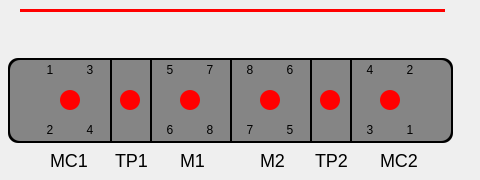
<?xml version="1.0" encoding="UTF-8"?>
<ui version="4.0">
 <class>CtrlTrainDiagram</class>
 <widget class="QWidget" name="CtrlTrainDiagram">
  <property name="geometry">
   <rect>
    <x>0</x>
    <y>0</y>
    <width>480</width>
    <height>180</height>
   </rect>
  </property>
  <property name="windowTitle">
   <string>Form</string>
  </property>
  <widget class="QLabel" name="TrainCtrl_label_train">
   <property name="geometry">
    <rect>
     <x>10</x>
     <y>60</y>
     <width>441</width>
     <height>81</height>
    </rect>
   </property>
   <property name="styleSheet">
    <string notr="true">border-color: rgb(0, 0, 0);
background-color: rgb(133, 133, 133);
border:2px;
border-radius:10px;
padding:2px 4px;</string>
   </property>
   <property name="text">
    <string/>
   </property>
   <property name="scaledContents">
    <bool>true</bool>
   </property>
  </widget>
  <widget class="QLabel" name="labelline1">
   <property name="geometry">
    <rect>
     <x>110</x>
     <y>60</y>
     <width>2</width>
     <height>83</height>
    </rect>
   </property>
   <property name="styleSheet">
    <string notr="true">background-color: rgb(0, 0, 0);</string>
   </property>
   <property name="text">
    <string/>
   </property>
  </widget>
  <widget class="QLabel" name="labelline1_2">
   <property name="geometry">
    <rect>
     <x>150</x>
     <y>60</y>
     <width>2</width>
     <height>83</height>
    </rect>
   </property>
   <property name="styleSheet">
    <string notr="true">background-color: rgb(0, 0, 0);</string>
   </property>
   <property name="text">
    <string/>
   </property>
  </widget>
  <widget class="QLabel" name="labelline1_3">
   <property name="geometry">
    <rect>
     <x>230</x>
     <y>60</y>
     <width>2</width>
     <height>83</height>
    </rect>
   </property>
   <property name="styleSheet">
    <string notr="true">background-color: rgb(0, 0, 0);</string>
   </property>
   <property name="text">
    <string/>
   </property>
  </widget>
  <widget class="QLabel" name="labelline1_4">
   <property name="geometry">
    <rect>
     <x>310</x>
     <y>60</y>
     <width>2</width>
     <height>83</height>
    </rect>
   </property>
   <property name="styleSheet">
    <string notr="true">background-color: rgb(0, 0, 0);</string>
   </property>
   <property name="text">
    <string/>
   </property>
  </widget>
  <widget class="QLabel" name="labelline1_5">
   <property name="geometry">
    <rect>
     <x>350</x>
     <y>60</y>
     <width>2</width>
     <height>83</height>
    </rect>
   </property>
   <property name="styleSheet">
    <string notr="true">background-color: rgb(0, 0, 0);</string>
   </property>
   <property name="text">
    <string/>
   </property>
  </widget>
  <widget class="QLabel" name="TrainCtrl_label_MC1Door1">
   <property name="geometry">
    <rect>
     <x>40</x>
     <y>60</y>
     <width>20</width>
     <height>20</height>
    </rect>
   </property>
   <property name="styleSheet">
    <string notr="true"/>
   </property>
   <property name="text">
    <string>1</string>
   </property>
   <property name="alignment">
    <set>Qt::AlignCenter</set>
   </property>
  </widget>
  <widget class="QLabel" name="TrainCtrl_label_MC1Door2">
   <property name="geometry">
    <rect>
     <x>40</x>
     <y>120</y>
     <width>20</width>
     <height>20</height>
    </rect>
   </property>
   <property name="styleSheet">
    <string notr="true"/>
   </property>
   <property name="text">
    <string>2</string>
   </property>
   <property name="alignment">
    <set>Qt::AlignCenter</set>
   </property>
  </widget>
  <widget class="QLabel" name="TrainCtrl_label_MC1Door3">
   <property name="geometry">
    <rect>
     <x>80</x>
     <y>60</y>
     <width>20</width>
     <height>20</height>
    </rect>
   </property>
   <property name="text">
    <string>3</string>
   </property>
   <property name="alignment">
    <set>Qt::AlignCenter</set>
   </property>
  </widget>
  <widget class="QLabel" name="TrainCtrl_label_MC1Door4">
   <property name="geometry">
    <rect>
     <x>80</x>
     <y>120</y>
     <width>20</width>
     <height>20</height>
    </rect>
   </property>
   <property name="text">
    <string>4</string>
   </property>
   <property name="alignment">
    <set>Qt::AlignCenter</set>
   </property>
  </widget>
  <widget class="QLabel" name="TrainCtrl_label_MC1Door8">
   <property name="geometry">
    <rect>
     <x>200</x>
     <y>120</y>
     <width>20</width>
     <height>20</height>
    </rect>
   </property>
   <property name="styleSheet">
    <string notr="true"/>
   </property>
   <property name="text">
    <string>8</string>
   </property>
   <property name="alignment">
    <set>Qt::AlignCenter</set>
   </property>
  </widget>
  <widget class="QLabel" name="TrainCtrl_label_MC1Door7">
   <property name="geometry">
    <rect>
     <x>200</x>
     <y>60</y>
     <width>20</width>
     <height>20</height>
    </rect>
   </property>
   <property name="styleSheet">
    <string notr="true"/>
   </property>
   <property name="text">
    <string>7</string>
   </property>
   <property name="alignment">
    <set>Qt::AlignCenter</set>
   </property>
  </widget>
  <widget class="QLabel" name="TrainCtrl_label_MC1Door6">
   <property name="geometry">
    <rect>
     <x>160</x>
     <y>120</y>
     <width>20</width>
     <height>20</height>
    </rect>
   </property>
   <property name="styleSheet">
    <string notr="true"/>
   </property>
   <property name="text">
    <string>6</string>
   </property>
   <property name="alignment">
    <set>Qt::AlignCenter</set>
   </property>
  </widget>
  <widget class="QLabel" name="TrainCtrl_label_MC1Door5">
   <property name="geometry">
    <rect>
     <x>160</x>
     <y>60</y>
     <width>20</width>
     <height>20</height>
    </rect>
   </property>
   <property name="styleSheet">
    <string notr="true"/>
   </property>
   <property name="text">
    <string>5</string>
   </property>
   <property name="alignment">
    <set>Qt::AlignCenter</set>
   </property>
  </widget>
  <widget class="QLabel" name="TrainCtrl_label_MC2Door7">
   <property name="geometry">
    <rect>
     <x>240</x>
     <y>120</y>
     <width>20</width>
     <height>20</height>
    </rect>
   </property>
   <property name="text">
    <string>7</string>
   </property>
   <property name="alignment">
    <set>Qt::AlignCenter</set>
   </property>
  </widget>
  <widget class="QLabel" name="TrainCtrl_label_MC2Door6">
   <property name="geometry">
    <rect>
     <x>280</x>
     <y>60</y>
     <width>20</width>
     <height>20</height>
    </rect>
   </property>
   <property name="text">
    <string>6</string>
   </property>
   <property name="alignment">
    <set>Qt::AlignCenter</set>
   </property>
  </widget>
  <widget class="QLabel" name="TrainCtrl_label_MC2Door5">
   <property name="geometry">
    <rect>
     <x>280</x>
     <y>120</y>
     <width>20</width>
     <height>20</height>
    </rect>
   </property>
   <property name="text">
    <string>5</string>
   </property>
   <property name="alignment">
    <set>Qt::AlignCenter</set>
   </property>
  </widget>
  <widget class="QLabel" name="TrainCtrl_label_MC2Door8">
   <property name="geometry">
    <rect>
     <x>240</x>
     <y>60</y>
     <width>20</width>
     <height>20</height>
    </rect>
   </property>
   <property name="styleSheet">
    <string notr="true"/>
   </property>
   <property name="text">
    <string>8</string>
   </property>
   <property name="alignment">
    <set>Qt::AlignCenter</set>
   </property>
  </widget>
  <widget class="QLabel" name="TrainCtrl_label_MC2Door2">
   <property name="geometry">
    <rect>
     <x>400</x>
     <y>60</y>
     <width>20</width>
     <height>20</height>
    </rect>
   </property>
   <property name="styleSheet">
    <string notr="true"/>
   </property>
   <property name="text">
    <string>2</string>
   </property>
   <property name="alignment">
    <set>Qt::AlignCenter</set>
   </property>
  </widget>
  <widget class="QLabel" name="TrainCtrl_label_MC2Door3">
   <property name="geometry">
    <rect>
     <x>360</x>
     <y>120</y>
     <width>20</width>
     <height>20</height>
    </rect>
   </property>
   <property name="styleSheet">
    <string notr="true"/>
   </property>
   <property name="text">
    <string>3</string>
   </property>
   <property name="alignment">
    <set>Qt::AlignCenter</set>
   </property>
  </widget>
  <widget class="QLabel" name="TrainCtrl_label_MC2Door4">
   <property name="geometry">
    <rect>
     <x>360</x>
     <y>60</y>
     <width>20</width>
     <height>20</height>
    </rect>
   </property>
   <property name="styleSheet">
    <string notr="true"/>
   </property>
   <property name="text">
    <string>4</string>
   </property>
   <property name="alignment">
    <set>Qt::AlignCenter</set>
   </property>
  </widget>
  <widget class="QLabel" name="TrainCtrl_label_MC2Door1">
   <property name="geometry">
    <rect>
     <x>400</x>
     <y>120</y>
     <width>20</width>
     <height>20</height>
    </rect>
   </property>
   <property name="styleSheet">
    <string notr="true"/>
   </property>
   <property name="text">
    <string>1</string>
   </property>
   <property name="alignment">
    <set>Qt::AlignCenter</set>
   </property>
  </widget>
  <widget class="QLabel" name="labelbackground">
   <property name="geometry">
    <rect>
     <x>8</x>
     <y>58</y>
     <width>445</width>
     <height>85</height>
    </rect>
   </property>
   <property name="styleSheet">
    <string notr="true">border-color: rgb(0, 0, 0);
border:2px;
background-color: rgb(0, 0, 0);
border-radius:10px;
padding:2px 4px;</string>
   </property>
   <property name="text">
    <string/>
   </property>
  </widget>
  <widget class="QLabel" name="label">
   <property name="geometry">
    <rect>
     <x>50</x>
     <y>150</y>
     <width>41</width>
     <height>20</height>
    </rect>
   </property>
   <property name="styleSheet">
    <string notr="true">color: rgb(0, 0, 0);
font: 75 18px;
</string>
   </property>
   <property name="text">
    <string>MC1</string>
   </property>
  </widget>
  <widget class="QLabel" name="label_2">
   <property name="geometry">
    <rect>
     <x>115</x>
     <y>150</y>
     <width>41</width>
     <height>20</height>
    </rect>
   </property>
   <property name="styleSheet">
    <string notr="true">color: rgb(0, 0, 0);
font: 75 18px;
</string>
   </property>
   <property name="text">
    <string>TP1</string>
   </property>
  </widget>
  <widget class="QLabel" name="label_3">
   <property name="geometry">
    <rect>
     <x>180</x>
     <y>150</y>
     <width>41</width>
     <height>20</height>
    </rect>
   </property>
   <property name="styleSheet">
    <string notr="true">color: rgb(0, 0, 0);
font: 75 18px;
</string>
   </property>
   <property name="text">
    <string>M1</string>
   </property>
  </widget>
  <widget class="QLabel" name="label_4">
   <property name="geometry">
    <rect>
     <x>315</x>
     <y>150</y>
     <width>41</width>
     <height>20</height>
    </rect>
   </property>
   <property name="styleSheet">
    <string notr="true">color: rgb(0, 0, 0);
font: 75 18px;
</string>
   </property>
   <property name="text">
    <string>TP2</string>
   </property>
  </widget>
  <widget class="QLabel" name="label_5">
   <property name="geometry">
    <rect>
     <x>380</x>
     <y>150</y>
     <width>41</width>
     <height>20</height>
    </rect>
   </property>
   <property name="styleSheet">
    <string notr="true">color: rgb(0, 0, 0);
font: 75 18px;
</string>
   </property>
   <property name="text">
    <string>MC2</string>
   </property>
  </widget>
  <widget class="QLabel" name="label_6">
   <property name="geometry">
    <rect>
     <x>260</x>
     <y>150</y>
     <width>41</width>
     <height>20</height>
    </rect>
   </property>
   <property name="styleSheet">
    <string notr="true">color: rgb(0, 0, 0);
font: 75 18px;
</string>
   </property>
   <property name="text">
    <string>M2</string>
   </property>
  </widget>
  <widget class="QLabel" name="TrainCtrl_label_MC1Brake">
   <property name="geometry">
    <rect>
     <x>60</x>
     <y>90</y>
     <width>20</width>
     <height>20</height>
    </rect>
   </property>
   <property name="styleSheet">
    <string notr="true">background-color:red;
border:2px;
border-radius:10px;
padding:2px 4px;</string>
   </property>
   <property name="text">
    <string/>
   </property>
  </widget>
  <widget class="QLabel" name="TrainCtrl_label_TC1Brake">
   <property name="geometry">
    <rect>
     <x>120</x>
     <y>90</y>
     <width>20</width>
     <height>20</height>
    </rect>
   </property>
   <property name="styleSheet">
    <string notr="true">background-color: rgb(255, 0, 0);
border:2px;
border-radius:10px;
padding:2px 4px;</string>
   </property>
   <property name="text">
    <string/>
   </property>
  </widget>
  <widget class="QLabel" name="TrainCtrl_label_M1Brake">
   <property name="geometry">
    <rect>
     <x>180</x>
     <y>90</y>
     <width>20</width>
     <height>20</height>
    </rect>
   </property>
   <property name="styleSheet">
    <string notr="true">background-color: rgb(255, 0, 0);
border:2px;
border-radius:10px;
padding:2px 4px;</string>
   </property>
   <property name="text">
    <string/>
   </property>
  </widget>
  <widget class="QLabel" name="TrainCtrl_label_M2Brake">
   <property name="geometry">
    <rect>
     <x>260</x>
     <y>90</y>
     <width>20</width>
     <height>20</height>
    </rect>
   </property>
   <property name="styleSheet">
    <string notr="true">background-color: rgb(255, 0, 0);
border:2px;
border-radius:10px;
padding:2px 4px;</string>
   </property>
   <property name="text">
    <string/>
   </property>
  </widget>
  <widget class="QLabel" name="TrainCtrl_label_TC2Brake">
   <property name="geometry">
    <rect>
     <x>320</x>
     <y>90</y>
     <width>20</width>
     <height>20</height>
    </rect>
   </property>
   <property name="styleSheet">
    <string notr="true">background-color: rgb(255, 0, 0);
border:2px;
border-radius:10px;
padding:2px 4px;</string>
   </property>
   <property name="text">
    <string/>
   </property>
  </widget>
  <widget class="QLabel" name="TrainCtrl_label_MC2Brake">
   <property name="geometry">
    <rect>
     <x>380</x>
     <y>90</y>
     <width>20</width>
     <height>20</height>
    </rect>
   </property>
   <property name="styleSheet">
    <string notr="true">background-color: rgb(255, 0, 0);
border:2px;
border-radius:10px;
padding:2px 4px;</string>
   </property>
   <property name="text">
    <string/>
   </property>
  </widget>
  <widget class="QLabel" name="TrainCtrl_label_NET">
   <property name="geometry">
    <rect>
     <x>20</x>
     <y>9</y>
     <width>425</width>
     <height>3</height>
    </rect>
   </property>
   <property name="styleSheet">
    <string notr="true">background-color: rgb(255, 0, 0);</string>
   </property>
   <property name="text">
    <string/>
   </property>
  </widget>
  <widget class="QLabel" name="TrainCtrl_label_MC1active">
   <property name="geometry">
    <rect>
     <x>10</x>
     <y>90</y>
     <width>41</width>
     <height>21</height>
    </rect>
   </property>
   <property name="styleSheet">
    <string notr="true">border-image: url(:/new/prefix1/images/MC1Active.bmp);</string>
   </property>
   <property name="text">
    <string/>
   </property>
  </widget>
  <widget class="QLabel" name="TrainCtrl_label_MC2active">
   <property name="geometry">
    <rect>
     <x>410</x>
     <y>90</y>
     <width>41</width>
     <height>21</height>
    </rect>
   </property>
   <property name="styleSheet">
    <string notr="true">border-image: url(:/new/prefix1/images/MC2Active.bmp);</string>
   </property>
   <property name="text">
    <string/>
   </property>
  </widget>
  <widget class="QLabel" name="TrainCtrl_label_MC1MRLS">
   <property name="geometry">
    <rect>
     <x>60</x>
     <y>120</y>
     <width>21</width>
     <height>21</height>
    </rect>
   </property>
   <property name="styleSheet">
    <string notr="true">border-image: url(:/new/prefix1/images/warning.bmp);</string>
   </property>
   <property name="text">
    <string/>
   </property>
   <property name="alignment">
    <set>Qt::AlignCenter</set>
   </property>
  </widget>
  <widget class="QLabel" name="TrainCtrl_label_M1MRLS">
   <property name="geometry">
    <rect>
     <x>180</x>
     <y>120</y>
     <width>21</width>
     <height>21</height>
    </rect>
   </property>
   <property name="styleSheet">
    <string notr="true">border-image: url(:/new/prefix1/images/warning.bmp);</string>
   </property>
   <property name="text">
    <string/>
   </property>
   <property name="alignment">
    <set>Qt::AlignCenter</set>
   </property>
  </widget>
  <widget class="QLabel" name="TrainCtrl_label_M2MRLS">
   <property name="geometry">
    <rect>
     <x>260</x>
     <y>120</y>
     <width>21</width>
     <height>21</height>
    </rect>
   </property>
   <property name="styleSheet">
    <string notr="true">border-image: url(:/new/prefix1/images/warning.bmp);</string>
   </property>
   <property name="text">
    <string/>
   </property>
   <property name="alignment">
    <set>Qt::AlignCenter</set>
   </property>
  </widget>
  <widget class="QLabel" name="TrainCtrl_label_MC2MRLS">
   <property name="geometry">
    <rect>
     <x>380</x>
     <y>120</y>
     <width>21</width>
     <height>21</height>
    </rect>
   </property>
   <property name="styleSheet">
    <string notr="true">border-image: url(:/new/prefix1/images/warning.bmp);</string>
   </property>
   <property name="text">
    <string/>
   </property>
   <property name="alignment">
    <set>Qt::AlignCenter</set>
   </property>
  </widget>
  <zorder>labelbackground</zorder>
  <zorder>TrainCtrl_label_train</zorder>
  <zorder>labelline1</zorder>
  <zorder>labelline1_2</zorder>
  <zorder>labelline1_3</zorder>
  <zorder>labelline1_4</zorder>
  <zorder>labelline1_5</zorder>
  <zorder>TrainCtrl_label_MC1Door1</zorder>
  <zorder>TrainCtrl_label_MC1Door2</zorder>
  <zorder>TrainCtrl_label_MC1Door3</zorder>
  <zorder>TrainCtrl_label_MC1Door4</zorder>
  <zorder>TrainCtrl_label_MC1Door8</zorder>
  <zorder>TrainCtrl_label_MC1Door7</zorder>
  <zorder>TrainCtrl_label_MC1Door6</zorder>
  <zorder>TrainCtrl_label_MC1Door5</zorder>
  <zorder>TrainCtrl_label_MC2Door7</zorder>
  <zorder>TrainCtrl_label_MC2Door6</zorder>
  <zorder>TrainCtrl_label_MC2Door5</zorder>
  <zorder>TrainCtrl_label_MC2Door8</zorder>
  <zorder>TrainCtrl_label_MC2Door2</zorder>
  <zorder>TrainCtrl_label_MC2Door3</zorder>
  <zorder>TrainCtrl_label_MC2Door4</zorder>
  <zorder>TrainCtrl_label_MC2Door1</zorder>
  <zorder>label</zorder>
  <zorder>label_2</zorder>
  <zorder>label_3</zorder>
  <zorder>label_4</zorder>
  <zorder>label_5</zorder>
  <zorder>label_6</zorder>
  <zorder>TrainCtrl_label_MC1Brake</zorder>
  <zorder>TrainCtrl_label_TC1Brake</zorder>
  <zorder>TrainCtrl_label_M1Brake</zorder>
  <zorder>TrainCtrl_label_M2Brake</zorder>
  <zorder>TrainCtrl_label_TC2Brake</zorder>
  <zorder>TrainCtrl_label_MC2Brake</zorder>
  <zorder>TrainCtrl_label_NET</zorder>
  <zorder>TrainCtrl_label_MC1active</zorder>
  <zorder>TrainCtrl_label_MC2active</zorder>
  <zorder>TrainCtrl_label_MC1MRLS</zorder>
  <zorder>TrainCtrl_label_M1MRLS</zorder>
  <zorder>TrainCtrl_label_M2MRLS</zorder>
  <zorder>TrainCtrl_label_MC2MRLS</zorder>
 </widget>
 <resources/>
 <connections/>
</ui>
